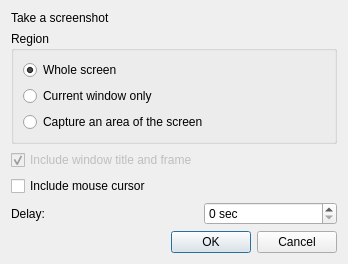
<?xml version="1.0" encoding="UTF-8"?>
<ui version="4.0">
 <class>ScreenshotDialog</class>
 <widget class="QDialog" name="ScreenshotDialog">
  <property name="geometry">
   <rect>
    <x>0</x>
    <y>0</y>
    <width>348</width>
    <height>261</height>
   </rect>
  </property>
  <property name="windowTitle">
   <string>Screenshot</string>
  </property>
  <property name="windowIcon">
   <iconset theme="camera-photo">
    <normaloff>.</normaloff>.</iconset>
  </property>
  <layout class="QFormLayout" name="formLayout">
   <property name="fieldGrowthPolicy">
    <enum>QFormLayout::AllNonFixedFieldsGrow</enum>
   </property>
   <item row="0" column="0" colspan="2">
    <widget class="QLabel" name="label">
     <property name="text">
      <string>Take a screenshot</string>
     </property>
    </widget>
   </item>
   <item row="1" column="0" colspan="2">
    <widget class="QGroupBox" name="groupBox">
     <property name="title">
      <string>Region</string>
     </property>
     <layout class="QVBoxLayout" name="verticalLayout">
      <item>
       <widget class="QRadioButton" name="wholeScreen">
        <property name="text">
         <string>Whole screen</string>
        </property>
        <property name="checked">
         <bool>true</bool>
        </property>
       </widget>
      </item>
      <item>
       <widget class="QRadioButton" name="currentWindow">
        <property name="text">
         <string>Current window only</string>
        </property>
       </widget>
      </item>
      <item>
       <widget class="QRadioButton" name="screenArea">
        <property name="text">
         <string>Capture an area of the screen</string>
        </property>
       </widget>
      </item>
     </layout>
    </widget>
   </item>
   <item row="3" column="0" colspan="2">
    <widget class="QCheckBox" name="includeCursor">
     <property name="text">
      <string>Include mouse cursor</string>
     </property>
    </widget>
   </item>
   <item row="5" column="1">
    <widget class="QSpinBox" name="delay">
     <property name="suffix">
      <string> sec</string>
     </property>
    </widget>
   </item>
   <item row="6" column="0" colspan="2">
    <widget class="QDialogButtonBox" name="buttonBox">
     <property name="orientation">
      <enum>Qt::Horizontal</enum>
     </property>
     <property name="standardButtons">
      <set>QDialogButtonBox::Cancel|QDialogButtonBox::Ok</set>
     </property>
    </widget>
   </item>
   <item row="5" column="0">
    <widget class="QLabel" name="label_2">
     <property name="text">
      <string>Delay:</string>
     </property>
    </widget>
   </item>
   <item row="2" column="0">
    <widget class="QCheckBox" name="includeFrame">
     <property name="enabled">
      <bool>false</bool>
     </property>
     <property name="text">
      <string>Include window title and frame</string>
     </property>
     <property name="checked">
      <bool>true</bool>
     </property>
    </widget>
   </item>
  </layout>
 </widget>
 <resources/>
 <connections>
  <connection>
   <sender>buttonBox</sender>
   <signal>accepted()</signal>
   <receiver>ScreenshotDialog</receiver>
   <slot>accept()</slot>
   <hints>
    <hint type="sourcelabel">
     <x>257</x>
     <y>231</y>
    </hint>
    <hint type="destinationlabel">
     <x>157</x>
     <y>274</y>
    </hint>
   </hints>
  </connection>
  <connection>
   <sender>buttonBox</sender>
   <signal>rejected()</signal>
   <receiver>ScreenshotDialog</receiver>
   <slot>reject()</slot>
   <hints>
    <hint type="sourcelabel">
     <x>291</x>
     <y>231</y>
    </hint>
    <hint type="destinationlabel">
     <x>286</x>
     <y>274</y>
    </hint>
   </hints>
  </connection>
  <connection>
   <sender>currentWindow</sender>
   <signal>toggled(bool)</signal>
   <receiver>includeFrame</receiver>
   <slot>setEnabled(bool)</slot>
   <hints>
    <hint type="sourcelabel">
     <x>87</x>
     <y>82</y>
    </hint>
    <hint type="destinationlabel">
     <x>91</x>
     <y>122</y>
    </hint>
   </hints>
  </connection>
 </connections>
</ui>
